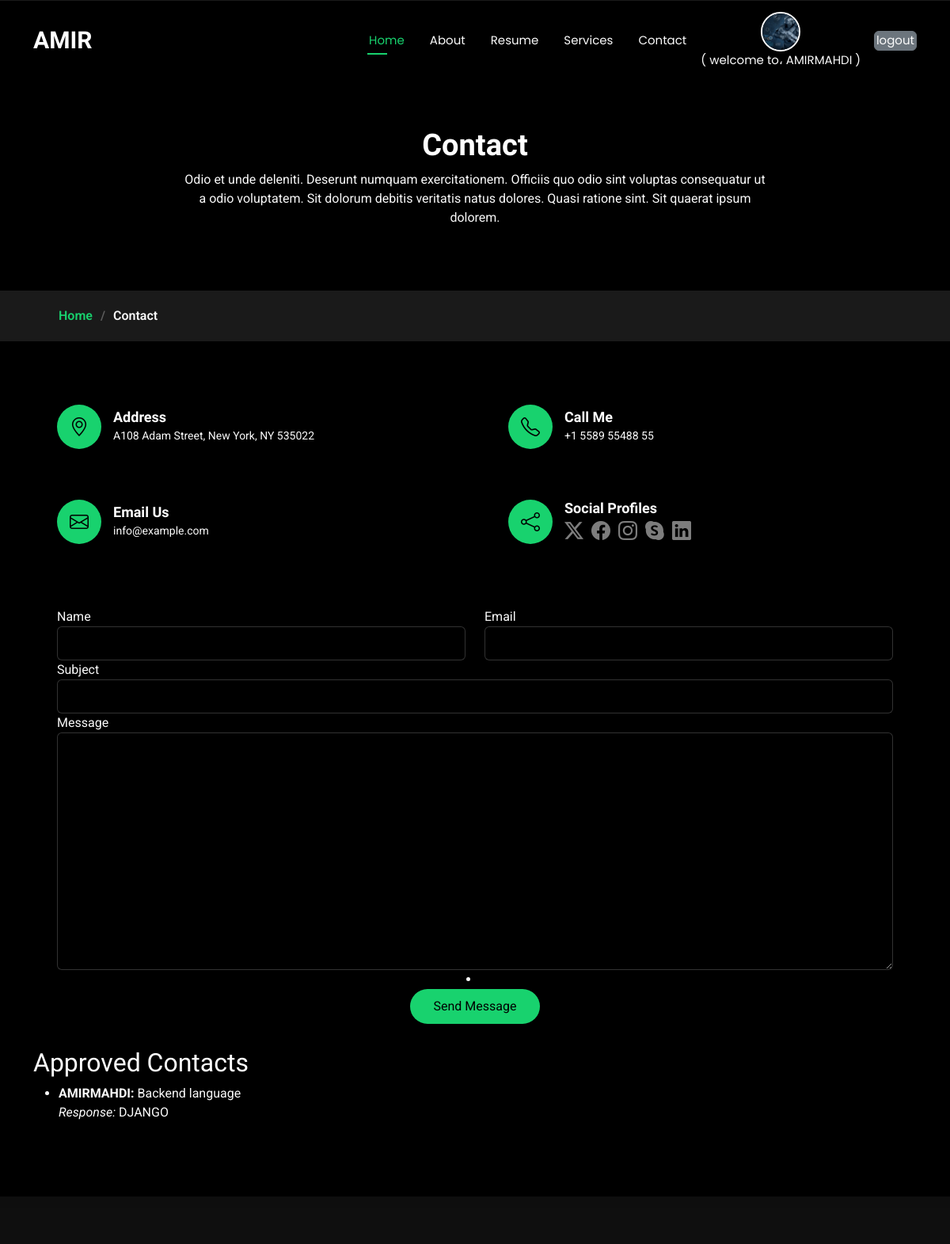
The page /contact/ (signed in) on the database its author committed.
### root/models.py (models this page shows, shortened)
class UserProfile(models.Model):
    user = models.OneToOneField(User, on_delete=models.CASCADE)
    image = models.ImageField(upload_to='profile_pics/', null=True, blank=True, default='profile_pics/11.jpg')
    reset_code = models.CharField(max_length=6, null=True, blank=True)

class Contact(models.Model):
    name = models.CharField(max_length=100)
    email = models.EmailField()
    subject = models.CharField(max_length=200)
    message = models.TextField()
    response = models.TextField(blank=True, null=True)
    is_approved = models.BooleanField(default=False)

### root/views.py (the view)
# urls.py: path('contact/', contact_view, name='contact'),
def contact_view(request):
    if request.method == 'POST':
        form = ContactForm(request.POST)
        if form.is_valid():
            form.save()
            messages.success(request, 'Your message has been sent successfully.')
            return redirect('root:contact')
    else:
        form = ContactForm()
    approved_contacts = Contact.objects.filter(is_approved=True)
    return render(request, 'root/contact.html', {'form': form, 'approved_contacts': approved_contacts})

### root/forms.py
class ContactForm(forms.ModelForm):
    class Meta:
        model = Contact
        fields = ['name', 'email', 'subject', 'message']
        widgets = {
            'name': forms.TextInput(attrs={'class': 'form-control', 'placeholder': 'Name'}),
            'email': forms.EmailInput(attrs={'class': 'form-control', 'placeholder': 'Email'}),
            'subject': forms.TextInput(attrs={'class': 'form-control', 'placeholder': 'Subject'}),
            'message': forms.Textarea(attrs={'class': 'form-control', 'placeholder': 'Message'}),
        }

### templates/root/contact.html (shortened to what this page needs)
{% extends "base.html" %}
{% load static %}
{% block 'content' %}
<main class="main">
  <div class="page-title" data-aos="fade">
    <div class="heading">
      <div class="container">
        <div class="row d-flex justify-content-center text-center">
          <div class="col-lg-8">
            <h1>Contact</h1>
            <p class="mb-0">Odio et unde deleniti. Deserunt numquam exercitationem. Officiis quo odio sint voluptas consequatur ut a odio voluptatem. Sit dolorum debitis veritatis natus dolores. Quasi ratione sint. Sit quaerat ipsum dolorem.</p>
          </div>
        </div>
      </div>
    </div>
    <nav class="breadcrumbs">
      <div class="container">
        <ol>
          <li><a href="{% url 'root:home' %}">Home</a></li>
          <li class="current">Contact</li>
        </ol>
      </div>
    </nav>
  </div>
  <section id="contact" class="contact section">
    <div class="container" data-aos="fade-up" data-aos-delay="100">
      <div class="row gy-4">
        <div class="col-md-6">
          <div class="info-item d-flex align-items-center" data-aos="fade-up" data-aos-delay="200">
            <i class="icon bi bi-geo-alt flex-shrink-0"></i>
            <div>
              <h3>Address</h3>
              <p>A108 Adam Street, New York, NY 535022</p>
            </div>
          </div>
        </div>
        <div class="col-md-6">
          <div class="info-item d-flex align-items-center" data-aos="fade-up" data-aos-delay="300">
            <i class="icon bi bi-telephone flex-shrink-0"></i>
            <div>
              <h3>Call Me</h3>
              <p>+1 5589 55488 55</p>
            </div>
          </div>
        </div>
        <div class="col-md-6">
          <div class="info-item d-flex align-items-center" data-aos="fade-up" data-aos-delay="400">
            <i class="icon bi bi-envelope flex-shrink-0"></i>
            <div>
              <h3>Email Us</h3>
              <p>info@example.com</p>
            </div>
          </div>
        </div>
        <div class="col-md-6">
          <div class="info-item d-flex align-items-center" data-aos="fade-up" data-aos-delay="500">
            <i class="icon bi bi-share flex-shrink-0"></i>
            <div>
              <h3>Social Profiles</h3>
              <div class="social-links">
                <a href="#"><i class="bi bi-twitter-x"></i></a>
                <a href="#"><i class="bi bi-facebook"></i></a>
                <a href="#"><i class="bi bi-instagram"></i></a>
                <a href="#"><i class="bi bi-skype"></i></a>
                <a href="#"><i class="bi bi-linkedin"></i></a>
              </div>
            </div>
          </div>
        </div>
      </div>
      <form method="POST" action="." class="php-email-form" data-aos="fade-up" data-aos-delay="600">
        <div class="row gy-4">
            <div class="col-md-6">
                <div class="form-group">
                    <label for="name">Name</label>
                    <input type="text" name="name" class="form-control rounded" id="name" required style="border-radius: 40px;">
                </div>
            </div>
            <div class="col-md-6">
                <div class="form-group">
                    <label for="email">Email</label>
                    <input type="email" name="email" class="form-control rounded" id="email" required style="border-radius: 40px;">
                </div>
            </div>
        </div>
        <div class="row gy-4">
            <div class="col-md-12">
                <div class="form-group">
                    <label for="subject">Subject</label>
                    <input type="text" name="subject" class="form-control rounded" id="subject" required style="border-radius: 40px;">
                </div>
            </div>
        </div>
        <div class="form-group">
            <label for="message">Message</label>
            <textarea name="message" class="form-control rounded" id="message" style="width: 100%; border-radius: 40px; height: 300px;"></textarea>
        </div>
        <div class="col-md-12 text-center">
            <li></i> <strong></strong></li>
            <button type="submit">Send Message</button>
        </div>
    </form>
      <h2>Approved Contacts</h2>
      <ul>
        {% for contact in approved_contacts %}
            <li>
                <strong>{{ contact.name }}:</strong> {{ contact.message }} <br>
                <em>Response:</em> {{ contact.response }}
            </li>
            <hr style="border: 1px solid #000;">
        {% endfor %}
    </ul>
    </div>
  </section>
</main>
{% endblock 'content' %}

### templates/base.html (shortened to what this page needs)
{% load static %}
<!DOCTYPE html>
<html lang="en">
<head>
  <link href="{% static 'assets/vendor/bootstrap/css/bootstrap.min.css' %}" rel="stylesheet">
  <link href="{% static 'assets/vendor/bootstrap-icons/bootstrap-icons.css' %}" rel="stylesheet">
  <link href="{% static 'assets/vendor/aos/aos.css' %}" rel="stylesheet">
  <link href="{% static 'assets/vendor/swiper/swiper-bundle.min.css' %}" rel="stylesheet">
  <link href="{% static 'assets/vendor/glightbox/css/glightbox.min.css' %}" rel="stylesheet">
  <link href="{% static 'assets/css/main.css' %}" rel="stylesheet">
</head>
<body class="index-page">
  <header id="header" class="header d-flex align-items-center fixed-top">
    <div class="container-fluid container-xl position-relative d-flex align-items-center justify-content-between">
      <a href="{% url 'root:home' %}" class="logo d-flex align-items-center">
        <h1 class="sitename">AMIR</h1>
      </a>
      <nav id="navmenu" class="navmenu">
        <ul>
          <li><a href={% url 'root:home' %} class="active">Home</a></li>
          <li><a href={% url 'root:about' %}>About</a></li>
          <li><a href={% url 'root:resume' %}>Resume</a></li>
          <li><a href={% url 'root:services' %}>Services</a></li>
          <li><a href={% url 'root:contact' %}>Contact</a></li>
          {% if user.is_authenticated %}
            <a href="{% url 'root:Change' %}" class="nav-link text-center">
              <img src="{% if user.userprofile.image %}{{ user.userprofile.image.url }}{% else %}/media/profile_pics/default.jpg{% endif %}"
                   alt="Profile Icon" class="profile-icon">
                   <span>( welcome to، {{ user.first_name}} )</span>
          </a>
          <span class="separator">ㅤ</span>
              <a href="{% url 'root:logout' %}" class="btn btn-secondary">logout</a>
          {% endif %}
        </ul>
      </nav>
    </div>
  </header>
{% block 'content' %}
{% endblock 'content' %}
  <footer id="footer" class="footer dark-background">
  </footer>
</body>
</html>

### templates/base.html (style rules this page uses)
.profile-icon { width: 50px; height: 50px; border-radius: 50%; object-fit: cover; border: 2px solid #fff; display: block; margin: 0 auto; }
.nav-link { display: flex; flex-direction: column; align-items: center; text-decoration: none; color: black; }

### rows shown on the page
Contact: name "AMIRMAHDI", message "Backend language", response "DJANGO"

### other values the page prints
{{ user.first_name }} "AMIRMAHDI"
